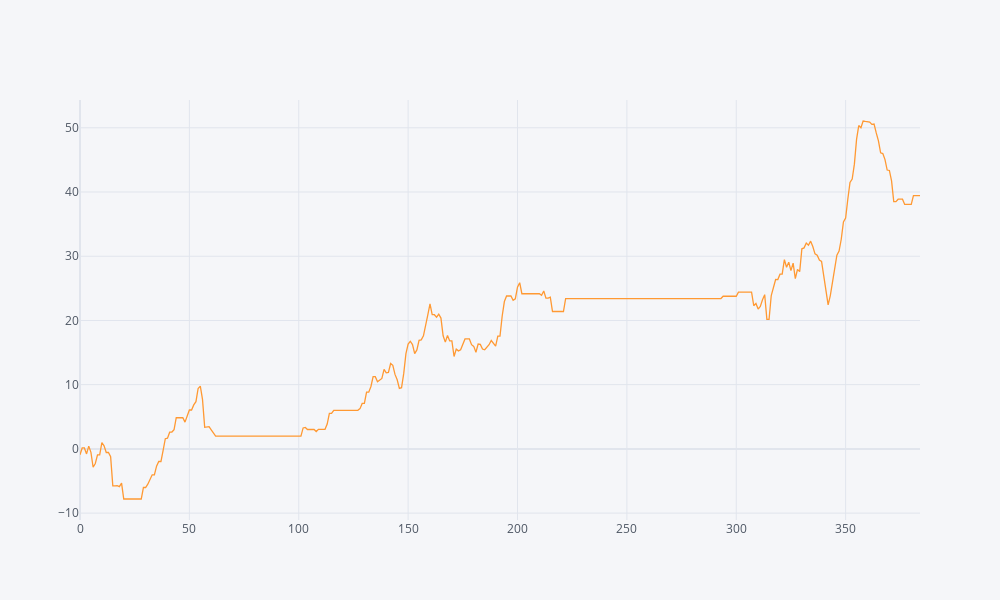

Notebook code for this chart:
### Code cell
((pipeline.decision_function(X_test_flat) > des_th).astype(int) * y_test_flat).cumsum().iplot()

### Figure 1 — Plotly figure (JSON) as saved in the notebook; plotly's stock layout.template omitted (floating-point values rounded to 4 significant figures; data arrays with more than 128 entries replaced by an {"elided": "..."} marker saying what was removed)
{"data": [{"line": {"color": "rgba(255, 153, 51, 1.0)", "dash": "solid", "shape": "linear", "width": 1.3}, "mode": "lines", "name": "None", "text": "", "type": "scatter", "x": {"elided": "385 int values"}, "y": {"elided": "385 float values"}}], "layout": {"height": 600, "legend": {"bgcolor": "#F5F6F9", "font": {"color": "#4D5663"}}, "paper_bgcolor": "#F5F6F9", "plot_bgcolor": "#F5F6F9", "title": {"font": {"color": "#4D5663"}}, "width": 1000, "xaxis": {"gridcolor": "#E1E5ED", "showgrid": true, "tickfont": {"color": "#4D5663"}, "title": {"font": {"color": "#4D5663"}, "text": ""}, "zerolinecolor": "#E1E5ED"}, "yaxis": {"gridcolor": "#E1E5ED", "showgrid": true, "tickfont": {"color": "#4D5663"}, "title": {"font": {"color": "#4D5663"}, "text": ""}, "zerolinecolor": "#E1E5ED"}}}
